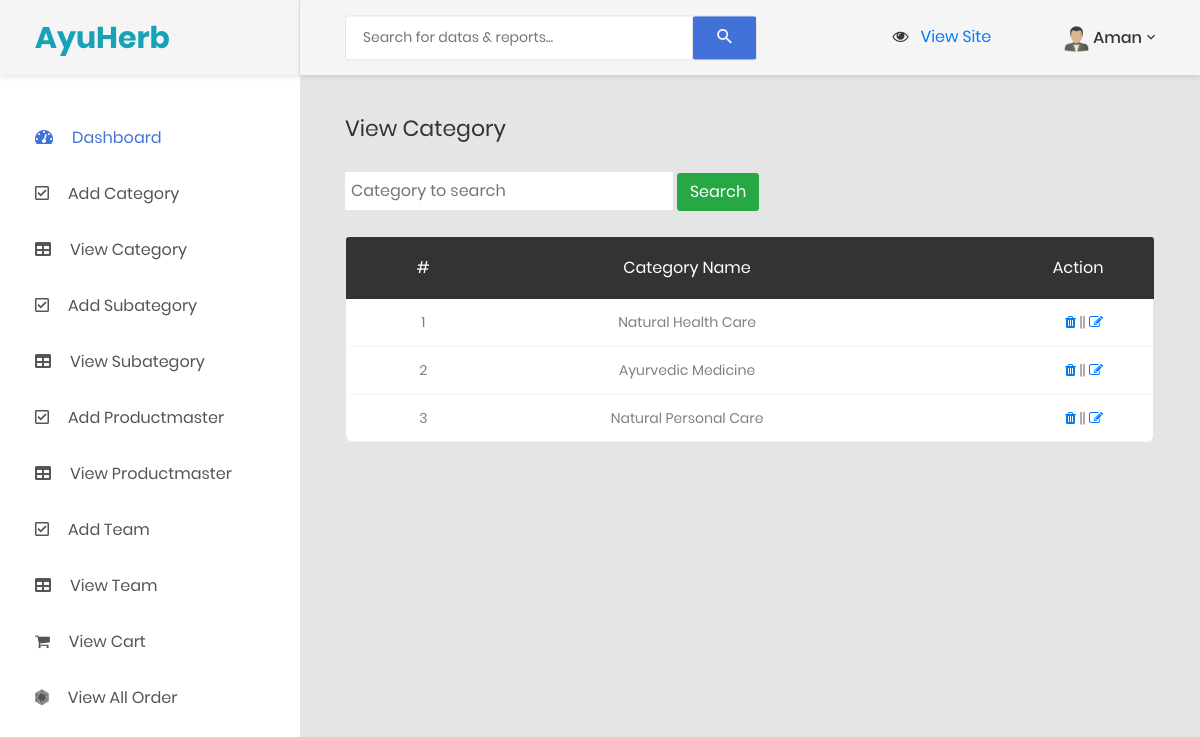
Page /Admin/view_category.php (signed in) on the committed database.
### tables this page shows
CREATE TABLE `category` (
  `c_id` int(11) NOT NULL,
  `category_name` varchar(100) NOT NULL,
  `class` varchar(100) NOT NULL
);

### Admin/view_category.php (the view, shortened to what this page needs)
<?php
    include('header.php');
    if(isset($_GET['search']))
    {
        $ser = $_GET['search'];
        $sel = "select * from category where `category_name` LIKE '%$ser%'";
    }
    else
    {
        $sel = "select * from category";
    }
    $qu = mysqli_query($con,$sel);
 ?>
            <div class="main-content">
                <div class="section__content section__content--p30">
                    <div class="container-fluid">
                    <div class="row">
                       <div class="col-md-12">
                                    <h4 class="title-1">View Category</h4>
                                </div>
                       </div>
                        <div class="row m-t-30">
                            <div class="col-md-12">
                                <div class="table-responsive m-b-40">
                                <form>
                                    <input style="padding: 6px;" type="text" name="search" placeholder="Category to search">
                                    <input class="btn btn-success" type="submit" name="submit" value="Search">
                                </form><br>
                                    <table class="table table-borderless table-data3">
                                        <thead>
                                            <tr style="text-align: center;">
                                                <th>#</th>
                                                <th>Category Name</th>
                                                <th colspan="2">Action</th>
                                            </tr>
                                        </thead>
                                        <tbody>
                                        <?php while($record = mysqli_fetch_array($qu)) { ?>
                                            <tr style="text-align: center;">
                                                <td><?php echo $record['c_id']; ?></td>
                                                <td><?php echo $record['category_name']; ?></td>
                                                <td><a href="view_category.php?c_id=<?php echo $record['c_id']; ?>"><i class="fa fa-trash"></i></a>  ||
                                                <a href="add_category.php?c_id=<?php echo $record['c_id']; ?>"><i class="fa fa-edit"></i></a></td>
                                            </tr>
                                        <?php } ?>
                                        </tbody>
                                    </table>
                                </div>
                            </div>
                        </div>
                    </div>
                </div>
            </div>
        </div>
    </div>
<?php include('footer.php'); ?>

### rows in the picture
category: c_id "1", category_name "Natural Health Care"
category: c_id "2", category_name "Ayurvedic Medicine"
category: c_id "3", category_name "Natural Personal Care"

### other values in the picture
$_SESSION['admin']['name'] "Aman"
